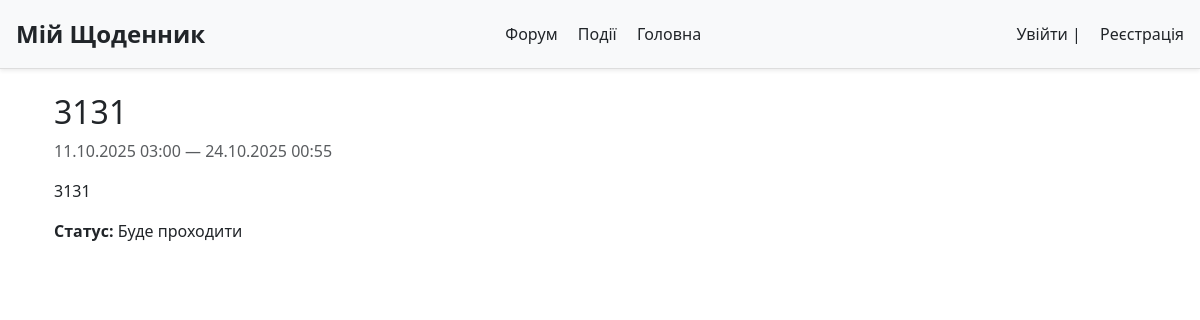
The app's page /events/1/ with its own data.
### events/models.py (models this page shows, shortened)
class Event(models.Model):
    STATUS_CHOICES = [
        ('Пройшов', "Пройшов"),
        ('Проходить',"Проходить"),
        ("Буде проходити", "Буде проходити")
    ]
    title = models.CharField(max_length=300)
    description = models.TextField()
    created_at = models.DateTimeField(auto_now_add=True)
    start_time = models.DateTimeField()
    end_time = models.DateTimeField()
    status = models.CharField(max_length=50, choices=STATUS_CHOICES, default="Буде проходити")
    author = models.ForeignKey(
        settings.AUTH_USER_MODEL,
        on_delete=models.CASCADE,
        related_name="events"
    )
    updated_at = models.DateTimeField(auto_now=True)

### events/views.py (the view)
# urls.py: path("<int:pk>/", EventDetailView.as_view(), name="event_detail"),
class EventDetailView(DetailView):
    model = Event
    template_name = "events/event_detail.html"
    context_object_name = "event"

### events/templates/events/event_detail.html (shortened to what this page needs)
{% extends "electronic_diary/home.html" %}
{% block content %}
<div class="container mt-4">
  <h2>{{ event.title }}</h2>
  <p class="text-muted">
    {{ event.start_time|date:"d.m.Y H:i" }} — {{ event.end_time|date:"d.m.Y H:i" }}
  </p>
  <p>{{ event.description }}</p>
  <p><strong>Статус:</strong> {{ event.status }}</p>
</div>
{% endblock %}

### records on screen
Event: title "3131", start_time "11.10.2025 03:00", end_time "24.10.2025 00:55", description "3131", status "Буде проходити"
